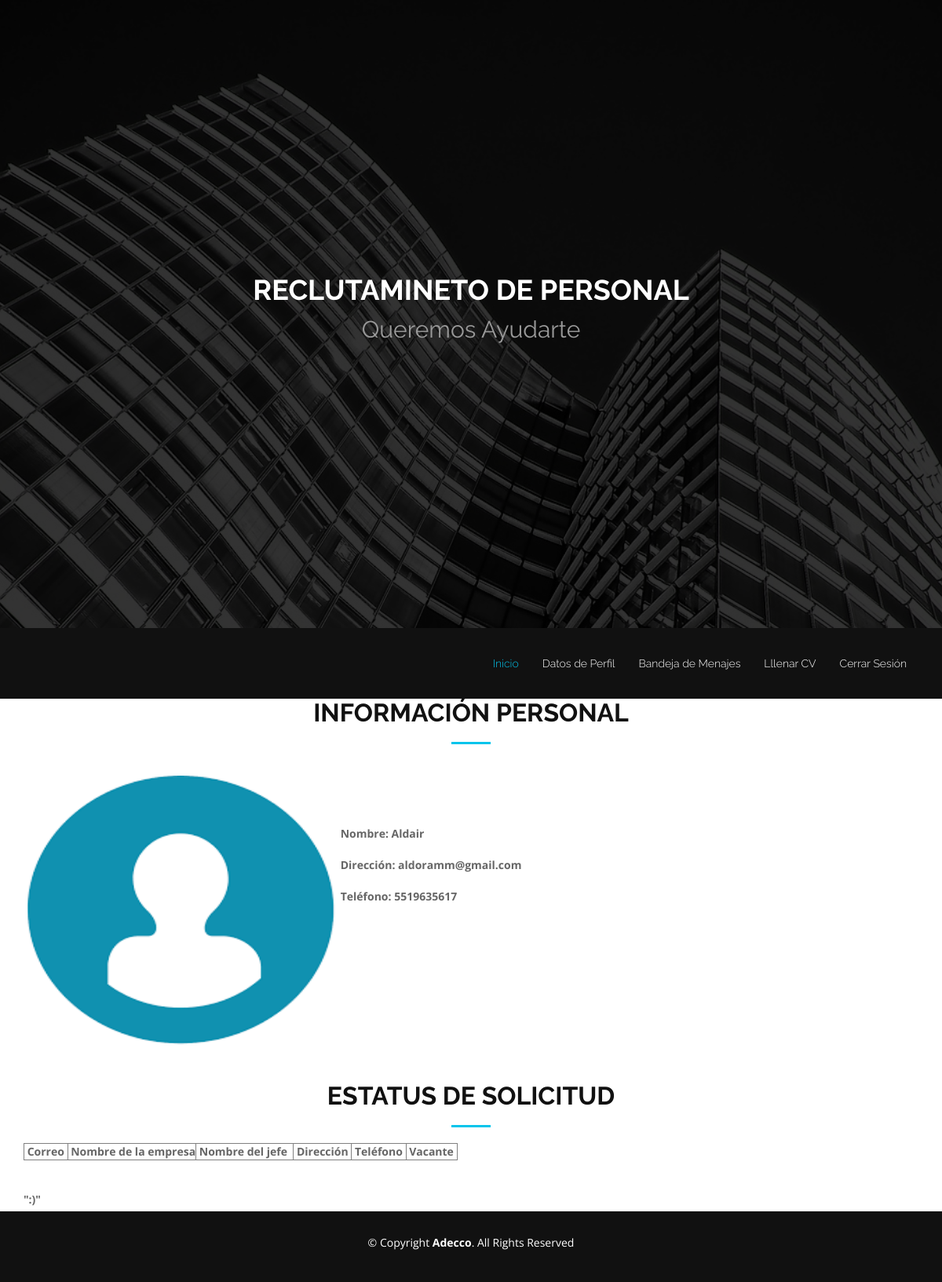
Page /perfilCandidato.php (signed in) on the committed database.
### tables this page shows
CREATE TABLE `candidato` (
  `id_Candidato` int(9) NOT NULL,
  `nombre_Candidato` varchar(40) NOT NULL,
  `direccion_Candidato` varchar(30) NOT NULL,
  `tel_Candidato` varchar(10) NOT NULL,
  `loggin_Candidato` varchar(15) NOT NULL,
  `password_Candidato` varchar(15) NOT NULL
);

### perfilCandidato.php (the view, shortened to what this page needs)
<!DOCTYPE html>
<html lang="en">
<head>
  <link href="lib/bootstrap/css/bootstrap.min.css" rel="stylesheet">
  <link href="lib/font-awesome/css/font-awesome.min.css" rel="stylesheet">
  <link href="lib/animate-css/animate.min.css" rel="stylesheet">
  <link href="css/style.css" rel="stylesheet">
</head>
<body>
  <section id="hero">
    <div class="hero-container">
      <div class="wow fadeIn">
         <h1>Reclutamineto de Personal</h1>
         <h2>Queremos <span class="rotating">Ayudarte</span></h2>
        </div>
    </div>
  </section>
  <header id="header">
    <div class="container">
      <nav id="nav-menu-container">
        <ul class="nav-menu">
          <li class="menu-active"><a href="#hero">Inicio</a></li>
          <li><a href="#informacionP">Datos de Perfil</a></li>
          <li><a href="#mensajes">Bandeja de Menajes</a></li>
          <li><a href="Curriculum.php">Lllenar CV</a></li>
          <li><a href="index.php">Cerrar Sesión</a></li>
        </ul>
      </nav>
    </div>
  </header>
  <?php
    include("php/conexion.php");
    $user_id=$_SESSION["user_id"];
    $sql1= "select nombre_Candidato, direccion_Candidato, tel_Candidato from candidato where id_Candidato='$user_id'";
      $query = $con->query($sql1);
      while ($r=$query->fetch_array()) {
        $nombre=$r["nombre_Candidato"];
        $dir=$r["direccion_Candidato"];
        $tel=$r["tel_Candidato"];
        break;
      }
  ?>
  <section id="informacionP">
    <div class="container wow fadeInUp">
      <div class="row">
        <div class="col-md-12">
          <h3 class="section-title">Información Personal</h3>
          <div class="section-title-divider"></div>
             <div>
               <br>
               <img src="img/perfil.png" alt="" width="400" height="350">
               <label id="label"> Nombre: <?php echo $nombre;?> <br><br>
                   <label id="label"> Dirección: <?php echo $dir;?>  <br><br>
                   <label id="label"> Teléfono: <?php echo $tel;?>  <br><br>
             </div>
           </div>
      </div>
     </div>
  </section>
  <br><br>
  <section id="mensajes">
    <div class="container wow fadeInUp">
      <div class="row">
        <div class="col-md-12">
          <h3 class="section-title">Estatus de Solicitud</h3>
          <div class="section-title-divider"></div>
              <TABLE BORDER=1 CELLSPACING=1 CELLPADDING=1>
                  <TR><th>&nbsp;Correo&nbsp;</th><th>&nbsp;Nombre de la empresa</th><th>&nbsp;Nombre del jefe &nbsp;</th><th>&nbsp;Dirección&nbsp;</th><th>&nbsp;Teléfono&nbsp;</th><th>&nbsp;Vacante&nbsp;</th></TR>
              </TABLE>
              <br><br>
               <label> ":)" </label>
           </div>
      </div>
    </div>
  </section>
  <footer id="footer">
      <div class="container">
        <div class="row">
          <div class="col-md-12">
            <div class="copyright">
              &copy; Copyright <strong>Adecco</strong>. All Rights Reserved
            </div>
            <div class="credits">
            </div>
          </div>
        </div>
      </div>
  </footer>
</body>
</html>

### css/style.css (style rules this page uses)
body { background: #fff; color: #666666; font-family: "Open Sans", sans-serif; }
a { color: #03C4EB; transition: 0.5s; }
h1, h2, h3, h4, h5, h6 { font-family: "Raleway", sans-serif; font-weight: 400; margin: 0 0 20px 0; padding: 0; }
#hero { display: table; width: 100%; height: 100vh; background: url(../img/hero-bg.jpg) top center fixed; background-size: cover; }
#hero .hero-container { background: rgba(0, 0, 0, 0.8); display: table-cell; margin: 0; padding: 0; text-align: center; vertical-align: middle; }
#hero h1 { margin: 30px 0 10px 0; font-weight: 700; line-height: 48px; text-transform: uppercase; color: #fff; }
#hero h2 { color: #999; margin-bottom: 50px; }
#header { background: #111; padding: 20px 0; height: 90px; }
.nav-menu, .nav-menu * { margin: 0; padding: 0; list-style: none; }
.nav-menu li { position: relative; white-space: nowrap; }
.nav-menu > li { float: left; }
#nav-menu-container { float: right; margin: 5px 0; }
.nav-menu a { padding: 10px 15px; text-decoration: none; display: inline-block; color: #fff; font-family: 'Raleway', sans-serif; font-weight: 300; font-size: 14px; outline: none; }
.nav-menu a:hover, .nav-menu li:hover > a, .nav-menu .menu-active > a { color: #03C4EB; }
#mobile-nav { position: fixed; top: 0; padding-top: 18px; bottom: 0; z-index: 998; background: rgba(0, 0, 0, 0.9); left: -260px; width: 260px; overflow-y: auto; transition: 0.4s; }
#mobile-nav ul { padding: 0; margin: 0; list-style: none; }
#mobile-nav ul li { position: relative; }
#mobile-nav ul li a { color: #fff; font-size: 16px; overflow: hidden; padding: 10px 22px 10px 15px; position: relative; text-decoration: none; width: 100%; display: block; outline: none; }
.section-title { font-size: 32px; color: #111; text-transform: uppercase; text-align: center; font-weight: 700; }
.section-title-divider { width: 50px; height: 3px; background: #03C4EB; margin: 0 auto; margin-bottom: 20px; }
#footer { background: #111; padding: 30px 0; color: #fff; }
#footer .copyright { text-align: center; }
#footer .credits { padding-top: 10px; text-align: center; font-size: 13px; color: #ccc; }

### rows in the picture
candidato: nombre_Candidato "Aldair", direccion_Candidato "aldoramm@gmail.com", tel_Candidato "5519635617"
